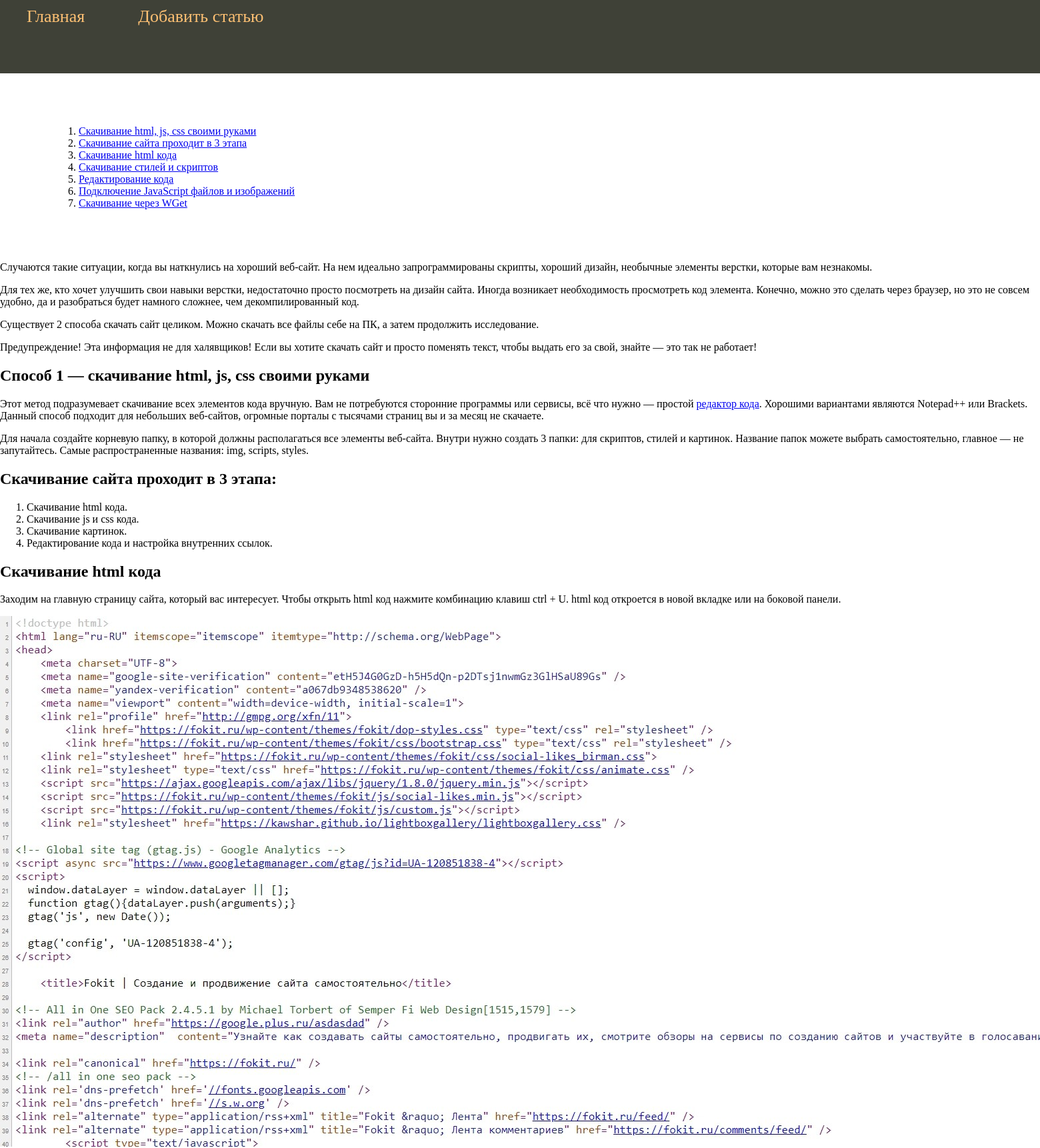
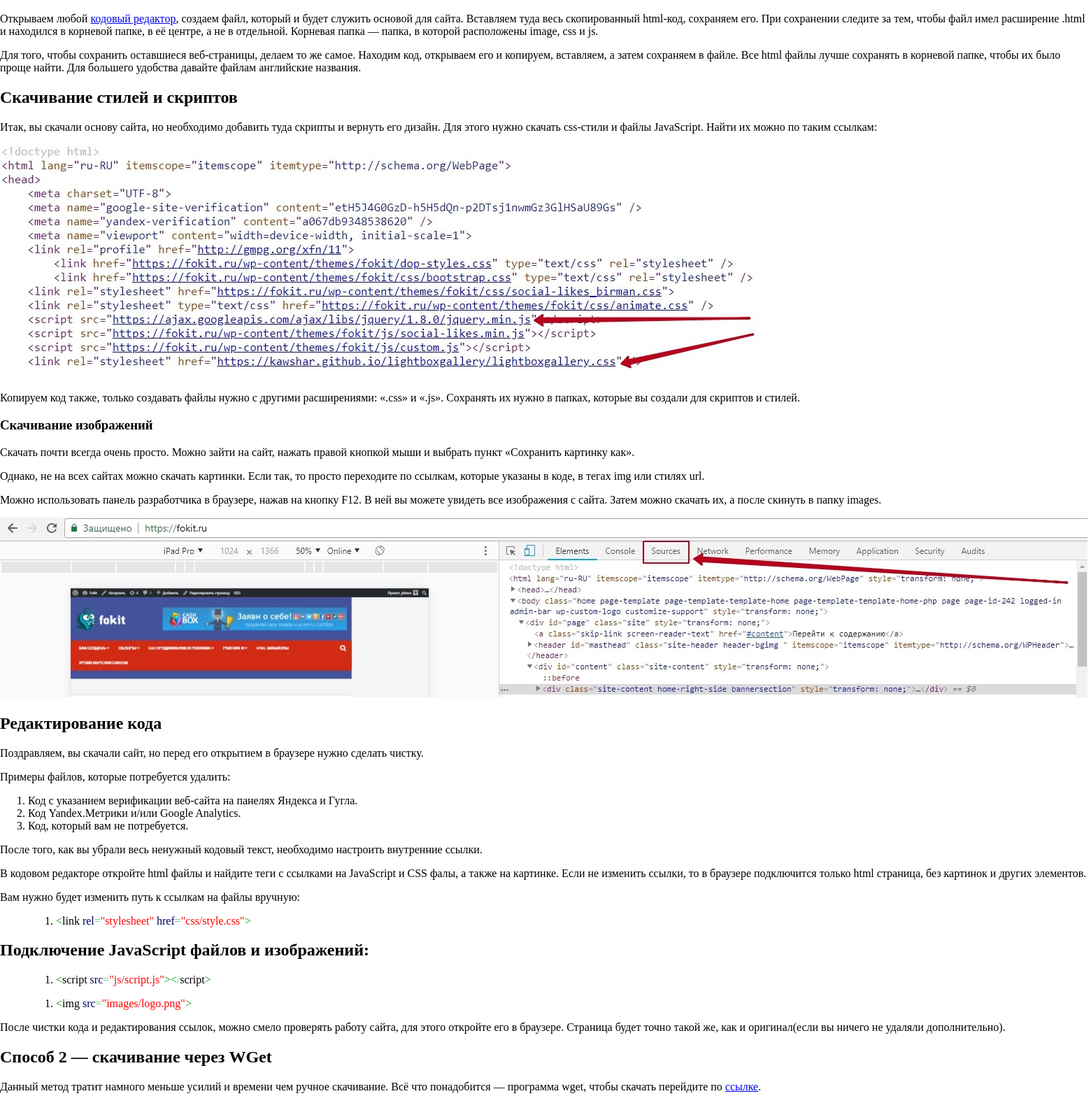
/db/HTML downloaf (upper part), run on the app's committed database (2 pictures, top to bottom).
### tables this page shows
CREATE TABLE mainmenu (
id integer primary key autoincrement,
title text not null,
url text not null
);

CREATE TABLE posts (
id integer primary key autoincrement,
title text not null,
text text not null,
url text not null,
time integer not null
);

### app.py (the view)
@app.route('/db/<alias>')
def showPost(alias):
    db = get_db()
    db = FlaskDataBase(db)
    title, post = db.getPost(alias)
    if not title:
        abort(404)
    return render_template('post.html', menu=db.getmenu(), title=title, post=post)

### app.py (called while the page is built)
def connect_db():
    conn = sqlite3.connect(app.config['DATABASE'])
    conn.row_factory = sqlite3.Row
    return conn

def get_db():
    if not hasattr(g, 'link_db'):
        g.link_db = connect_db()
    return g.link_db

### flask_db_class.py (called while the page is built)
    def getmenu(self):
        try:
            sql = ''' SELECT * FROM mainmenu'''
            self.__cur.execute(sql)
            res = self.__cur.fetchall()
            if res: return res
        except:
            print('Ошибка получения меню БД')
        return []

    def getPost(self, alias):
        try:
            sql = ''' SELECT title, text FROM posts WHERE url LIKE ? LIMIT 1'''
            self.__cur.execute(sql, (alias,))
            res = self.__cur.fetchone()
            print(res['text'])
            if res:
                text = res['text']
                return (res['title'], text)
        except sqlite3.Error as e:
            print('Ошибка получения статьи из  БД', str(e))
        return (False, False)

### templates/post.html
{% extends 'base_admin.html' %}
{% block content %}
 {{ super() }}
{{ post  | safe }}
{% endblock %}

### templates/base_admin.html (shortened to what this page needs)
<!DOCTYPE html>
<html lang="en">
<head>
    <link type="text/css" href="{{url_for('static', filename='css/styles.css')}}" rel="stylesheet" />
</head>
<body>
{% block content -%}
        {%- block mainmenu -%}
<ul class="mainmenu">
    {% for m in menu -%}
    <li><a href="{{url_for(m.url)}}"> {{m.title}} </a> </li>
    {% endfor -%}
</ul>
        {% endblock mainmenu -%}
{% endblock -%}
</body>
</html>

### static/css/styles.css (style rules this page uses)
html, body { margin:0; padding: 0; }
ul.mainmenu { list-style:none; background: #3F4137; height:110px; margin:0px; padding:0px; color:#fdc073; font-size:26px; overflow:hidden; }
ul.mainmenu li { float:left; margin: 10px 40px 0px 40px }
ul.mainmenu a { color: #fdc073; text-decoration:none; }

### data on the page
mainmenu: title "Главная"
mainmenu: title "Добавить статью"
posts: text "Скачивание html, js, css своими руками Скачивание сайта проходит в 3 этапа Скачивание html кода Скачивание стилей и скриптов Редактирование кода Подключение JavaScript файлов и изображений Скачивание через WGet Случаются такие ситуации, когда вы наткнулись на хороший веб-сайт. На нем идеально запрограммированы скрипты, хороший дизайн, необычные элементы верстки, которые вам незнакомы. Для тех же, кто хочет улучшить свои навыки верстки, недостаточно просто посмотреть на дизайн сайта. Иногда возникает необходимость просмотреть код элемента. Конечно, можно это сделать через браузер, но это не совсем удобно, да и разобраться будет намного сложнее, чем декомпилированный код. Существует 2 способа…", text (picture)
